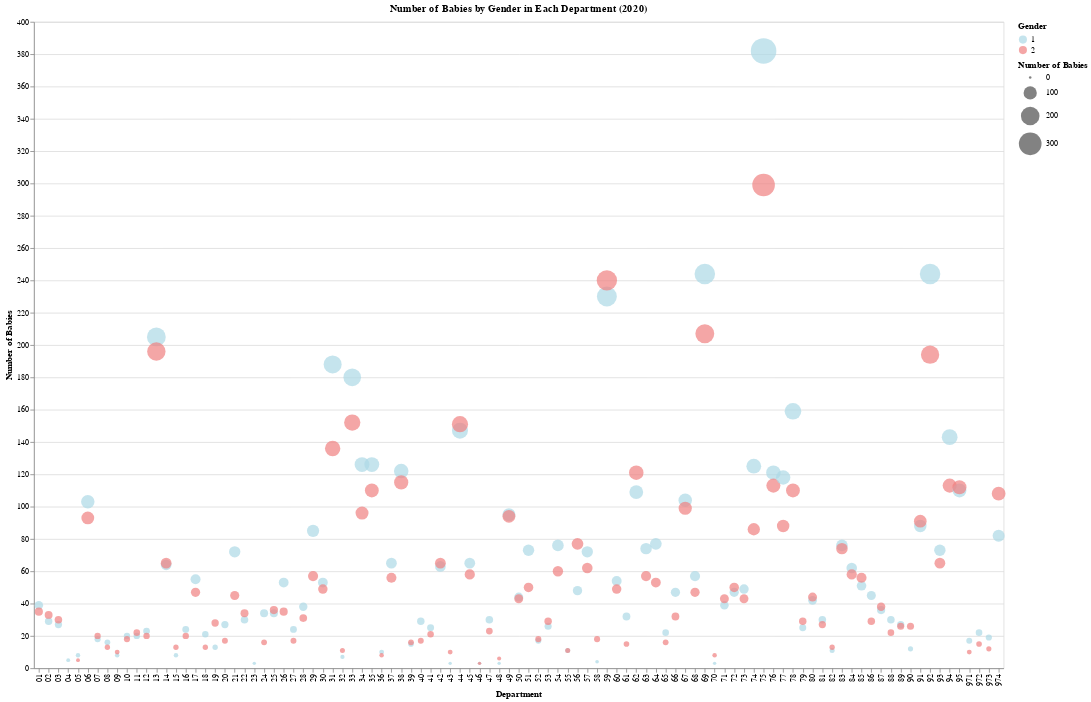

Notebook code for this chart:
### Code cell
# Group by department and gender, then sum the counts
department_summary = names_filtered.groupby(['dpt', 'sexe']).nombre.sum().reset_index()

# Create the bubble chart
bubble_chart = alt.Chart(department_summary).mark_circle().encode(
    x=alt.X('dpt:N', title='Department'),
    y=alt.Y('nombre:Q', title='Number of Babies'),
    size=alt.Size('nombre:Q', title='Number of Babies', scale=alt.Scale(range=[10, 1000])),
    color=alt.Color('sexe:N', scale=alt.Scale(domain=[1, 2], range=['lightblue', 'lightcoral']), title='Gender'),
    tooltip=['dpt:N', 'nombre:Q', 'sexe:N']
).properties(
    title='Number of Babies by Gender in Each Department (2020)',
    width=1200,
    height=800
)

# Display the chart
bubble_chart.display()

### Figure 1 — Vega-Lite specification as saved in the notebook (floating-point values rounded to 4 significant figures; data arrays with more than 128 entries replaced by an {"elided": "..."} marker saying what was removed)
{"config": {"view": {"continuousWidth": 300, "continuousHeight": 300}}, "data": {"name": "data-a0e289d6f6cc0395b5629c5fbf2d790a"}, "mark": {"type": "circle"}, "encoding": {"color": {"field": "sexe", "scale": {"domain": [1, 2], "range": ["lightblue", "lightcoral"]}, "title": "Gender", "type": "nominal"}, "size": {"field": "nombre", "scale": {"range": [10, 1000]}, "title": "Number of Babies", "type": "quantitative"}, "tooltip": [{"field": "dpt", "type": "nominal"}, {"field": "nombre", "type": "quantitative"}, {"field": "sexe", "type": "nominal"}], "x": {"field": "dpt", "title": "Department", "type": "nominal"}, "y": {"field": "nombre", "title": "Number of Babies", "type": "quantitative"}}, "height": 800, "title": "Number of Babies by Gender in Each Department (2020)", "width": 1200, "$schema": "https://vega.github.io/schema/vega-lite/v5.8.0.json", "datasets": {"data-a0e289d6f6cc0395b5629c5fbf2d790a": {"elided": "196 records"}}}
